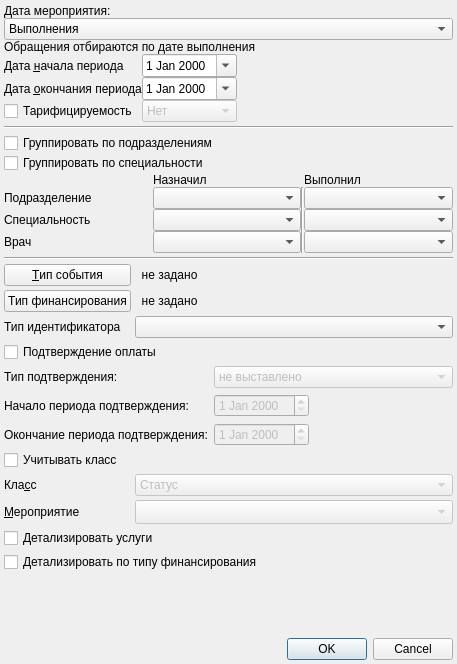
<?xml version="1.0" encoding="UTF-8"?>
<ui version="4.0">
 <class>ReportDoctorPreCalcSetupDialog</class>
 <widget class="QDialog" name="ReportDoctorPreCalcSetupDialog">
  <property name="geometry">
   <rect>
    <x>0</x>
    <y>0</y>
    <width>457</width>
    <height>664</height>
   </rect>
  </property>
  <property name="windowTitle">
   <string>Dialog</string>
  </property>
  <layout class="QGridLayout" name="gridLayout_3">
   <property name="margin">
    <number>4</number>
   </property>
   <property name="spacing">
    <number>4</number>
   </property>
   <item row="9" column="0" colspan="4">
    <widget class="QWidget" name="pnlPodtv" native="true">
     <layout class="QGridLayout" name="gridLayout_4">
      <property name="margin">
       <number>0</number>
      </property>
      <item row="1" column="0">
       <widget class="QLabel" name="lblBegDateConfirmation">
        <property name="enabled">
         <bool>true</bool>
        </property>
        <property name="text">
         <string>Начало периода подтверждения:</string>
        </property>
       </widget>
      </item>
      <item row="2" column="0">
       <widget class="QLabel" name="lblEndDateConfirmation">
        <property name="enabled">
         <bool>true</bool>
        </property>
        <property name="text">
         <string>Окончание периода подтверждения:</string>
        </property>
       </widget>
      </item>
      <item row="2" column="1">
       <widget class="CDateEdit" name="edtConfirmationEndDate">
        <property name="enabled">
         <bool>false</bool>
        </property>
        <property name="sizePolicy">
         <sizepolicy hsizetype="Maximum" vsizetype="Fixed">
          <horstretch>0</horstretch>
          <verstretch>0</verstretch>
         </sizepolicy>
        </property>
       </widget>
      </item>
      <item row="0" column="0">
       <widget class="QLabel" name="lblConfirmationType">
        <property name="enabled">
         <bool>true</bool>
        </property>
        <property name="sizePolicy">
         <sizepolicy hsizetype="Maximum" vsizetype="Preferred">
          <horstretch>0</horstretch>
          <verstretch>0</verstretch>
         </sizepolicy>
        </property>
        <property name="text">
         <string>Тип подтверждения:</string>
        </property>
       </widget>
      </item>
      <item row="2" column="2">
       <spacer name="horizontalSpacer">
        <property name="orientation">
         <enum>Qt::Horizontal</enum>
        </property>
        <property name="sizeHint" stdset="0">
         <size>
          <width>40</width>
          <height>20</height>
         </size>
        </property>
       </spacer>
      </item>
      <item row="1" column="1" colspan="2">
       <widget class="CDateEdit" name="edtConfirmationBegDate">
        <property name="enabled">
         <bool>false</bool>
        </property>
        <property name="sizePolicy">
         <sizepolicy hsizetype="Maximum" vsizetype="Fixed">
          <horstretch>0</horstretch>
          <verstretch>0</verstretch>
         </sizepolicy>
        </property>
       </widget>
      </item>
      <item row="0" column="1" colspan="2">
       <widget class="QComboBox" name="cmbConfirmationType">
        <property name="enabled">
         <bool>false</bool>
        </property>
        <property name="sizePolicy">
         <sizepolicy hsizetype="Expanding" vsizetype="Fixed">
          <horstretch>0</horstretch>
          <verstretch>0</verstretch>
         </sizepolicy>
        </property>
        <item>
         <property name="text">
          <string>не выставлено</string>
         </property>
        </item>
        <item>
         <property name="text">
          <string>выставлено</string>
         </property>
        </item>
        <item>
         <property name="text">
          <string>оплачено</string>
         </property>
        </item>
        <item>
         <property name="text">
          <string>отказано</string>
         </property>
        </item>
       </widget>
      </item>
     </layout>
    </widget>
   </item>
   <item row="0" column="0" colspan="4">
    <widget class="QWidget" name="pnlDate" native="true">
     <layout class="QGridLayout" name="gridLayout_2">
      <property name="margin">
       <number>0</number>
      </property>
      <property name="spacing">
       <number>0</number>
      </property>
      <item row="1" column="0" colspan="3">
       <widget class="QComboBox" name="cmbDateType">
        <item>
         <property name="text">
          <string>Выполнения</string>
         </property>
        </item>
        <item>
         <property name="text">
          <string>Назначения</string>
         </property>
        </item>
        <item>
         <property name="text">
          <string>Начала</string>
         </property>
        </item>
        <item>
         <property name="text">
          <string>Планирования</string>
         </property>
        </item>
       </widget>
      </item>
      <item row="4" column="0">
       <widget class="QLabel" name="lblEndDate">
        <property name="text">
         <string>Дата &amp;окончания периода</string>
        </property>
        <property name="buddy">
         <cstring>edtEndDate</cstring>
        </property>
       </widget>
      </item>
      <item row="3" column="0">
       <widget class="QLabel" name="lblBegDate">
        <property name="sizePolicy">
         <sizepolicy hsizetype="Maximum" vsizetype="Preferred">
          <horstretch>0</horstretch>
          <verstretch>0</verstretch>
         </sizepolicy>
        </property>
        <property name="text">
         <string>Дата &amp;начала периода</string>
        </property>
        <property name="buddy">
         <cstring>edtBegDate</cstring>
        </property>
       </widget>
      </item>
      <item row="4" column="1">
       <widget class="CDateEdit" name="edtEndDate">
        <property name="sizePolicy">
         <sizepolicy hsizetype="Maximum" vsizetype="Fixed">
          <horstretch>0</horstretch>
          <verstretch>0</verstretch>
         </sizepolicy>
        </property>
        <property name="calendarPopup">
         <bool>true</bool>
        </property>
       </widget>
      </item>
      <item row="3" column="2">
       <spacer name="horizontalSpacer_2">
        <property name="orientation">
         <enum>Qt::Horizontal</enum>
        </property>
        <property name="sizeHint" stdset="0">
         <size>
          <width>40</width>
          <height>20</height>
         </size>
        </property>
       </spacer>
      </item>
      <item row="3" column="1">
       <widget class="CDateEdit" name="edtBegDate">
        <property name="sizePolicy">
         <sizepolicy hsizetype="Maximum" vsizetype="Fixed">
          <horstretch>0</horstretch>
          <verstretch>0</verstretch>
         </sizepolicy>
        </property>
        <property name="calendarPopup">
         <bool>true</bool>
        </property>
       </widget>
      </item>
      <item row="0" column="0">
       <widget class="QLabel" name="lblDate">
        <property name="text">
         <string>Дата мероприятия:</string>
        </property>
       </widget>
      </item>
      <item row="5" column="0">
       <widget class="QCheckBox" name="chkTariffing">
        <property name="text">
         <string>Тарифицируемость</string>
        </property>
       </widget>
      </item>
      <item row="5" column="1">
       <widget class="QComboBox" name="cmbTariffing">
        <property name="enabled">
         <bool>false</bool>
        </property>
        <item>
         <property name="text">
          <string>Нет</string>
         </property>
        </item>
        <item>
         <property name="text">
          <string>Да</string>
         </property>
        </item>
       </widget>
      </item>
      <item row="2" column="0" colspan="3">
       <widget class="QLabel" name="label">
        <property name="text">
         <string>Обращения отбираются по дате выполнения</string>
        </property>
       </widget>
      </item>
     </layout>
    </widget>
   </item>
   <item row="19" column="0" colspan="4">
    <widget class="QDialogButtonBox" name="buttonBox">
     <property name="orientation">
      <enum>Qt::Horizontal</enum>
     </property>
     <property name="standardButtons">
      <set>QDialogButtonBox::Cancel|QDialogButtonBox::Ok</set>
     </property>
    </widget>
   </item>
   <item row="7" column="1" colspan="3">
    <widget class="CRBComboBox" name="cmbIdentifierType"/>
   </item>
   <item row="15" column="1" colspan="3">
    <widget class="CActionTypeComboBoxEx" name="cmbActionType">
     <property name="enabled">
      <bool>false</bool>
     </property>
     <property name="sizeAdjustPolicy">
      <enum>QComboBox::AdjustToMinimumContentsLengthWithIcon</enum>
     </property>
    </widget>
   </item>
   <item row="1" column="0" colspan="4">
    <widget class="Line" name="line">
     <property name="orientation">
      <enum>Qt::Horizontal</enum>
     </property>
    </widget>
   </item>
   <item row="14" column="1" colspan="3">
    <widget class="QComboBox" name="cmbActionTypeClass">
     <property name="enabled">
      <bool>false</bool>
     </property>
     <item>
      <property name="text">
       <string>Статус</string>
      </property>
     </item>
     <item>
      <property name="text">
       <string>Диагностика</string>
      </property>
     </item>
     <item>
      <property name="text">
       <string>Лечение</string>
      </property>
     </item>
     <item>
      <property name="text">
       <string>Прочие мероприятия</string>
      </property>
     </item>
    </widget>
   </item>
   <item row="8" column="0" colspan="3">
    <widget class="QCheckBox" name="chkConfirmation">
     <property name="text">
      <string>Подтверждение оплаты</string>
     </property>
    </widget>
   </item>
   <item row="14" column="0">
    <widget class="QLabel" name="lblActionTypeClass">
     <property name="text">
      <string>Кла&amp;сс</string>
     </property>
     <property name="buddy">
      <cstring>cmbActionTypeClass</cstring>
     </property>
    </widget>
   </item>
   <item row="7" column="0">
    <widget class="QLabel" name="lblIdentifierType">
     <property name="text">
      <string>Тип идентификатора</string>
     </property>
    </widget>
   </item>
   <item row="16" column="0" colspan="4">
    <widget class="QCheckBox" name="chkDetailActions">
     <property name="text">
      <string>Детализировать услуги</string>
     </property>
    </widget>
   </item>
   <item row="17" column="0" colspan="4">
    <widget class="QCheckBox" name="chkDetailFinance">
     <property name="text">
      <string>Детализировать по типу финансирования</string>
     </property>
    </widget>
   </item>
   <item row="15" column="0">
    <widget class="QLabel" name="lblActionType">
     <property name="text">
      <string>&amp;Мероприятие</string>
     </property>
     <property name="buddy">
      <cstring>cmbActionType</cstring>
     </property>
    </widget>
   </item>
   <item row="13" column="0" colspan="2">
    <widget class="QCheckBox" name="chkActionClass">
     <property name="text">
      <string>Учитывать класс</string>
     </property>
    </widget>
   </item>
   <item row="2" column="0" rowspan="2" colspan="4">
    <widget class="QWidget" name="pnlPerson" native="true">
     <layout class="QGridLayout" name="gridLayout">
      <property name="margin">
       <number>0</number>
      </property>
      <property name="spacing">
       <number>0</number>
      </property>
      <item row="4" column="0">
       <widget class="QLabel" name="lblSpeciality">
        <property name="text">
         <string>Специальность</string>
        </property>
       </widget>
      </item>
      <item row="3" column="3">
       <widget class="COrgStructureComboBox" name="cmbOrgStructure"/>
      </item>
      <item row="5" column="3">
       <widget class="CPersonComboBoxEx" name="cmbPerson"/>
      </item>
      <item row="5" column="0">
       <widget class="QLabel" name="lblDoctor">
        <property name="text">
         <string>Врач</string>
        </property>
       </widget>
      </item>
      <item row="2" column="1">
       <widget class="QLabel" name="lblSetPerson">
        <property name="text">
         <string>Назначил</string>
        </property>
       </widget>
      </item>
      <item row="4" column="1">
       <widget class="CRBComboBox" name="cmbSetSpeciality"/>
      </item>
      <item row="4" column="3">
       <widget class="CRBComboBox" name="cmbSpeciality"/>
      </item>
      <item row="3" column="2" rowspan="3">
       <widget class="Line" name="line_3">
        <property name="orientation">
         <enum>Qt::Vertical</enum>
        </property>
       </widget>
      </item>
      <item row="5" column="1">
       <widget class="CPersonComboBoxEx" name="cmbSetPerson"/>
      </item>
      <item row="2" column="3">
       <widget class="QLabel" name="lblPerson">
        <property name="text">
         <string>Выполнил</string>
        </property>
       </widget>
      </item>
      <item row="3" column="1">
       <widget class="COrgStructureComboBox" name="cmbSetOrgStructure"/>
      </item>
      <item row="3" column="0">
       <widget class="QLabel" name="lblOrgStructure">
        <property name="text">
         <string>Подразделение</string>
        </property>
       </widget>
      </item>
      <item row="0" column="0" colspan="4">
       <widget class="QCheckBox" name="chkDetailOrgStructure">
        <property name="enabled">
         <bool>true</bool>
        </property>
        <property name="text">
         <string>Группировать по подразделениям</string>
        </property>
       </widget>
      </item>
      <item row="1" column="0" colspan="4">
       <widget class="QCheckBox" name="chkDetailSpeciality">
        <property name="text">
         <string>Группировать по специальности</string>
        </property>
       </widget>
      </item>
     </layout>
    </widget>
   </item>
   <item row="18" column="1">
    <spacer name="verticalSpacer">
     <property name="orientation">
      <enum>Qt::Vertical</enum>
     </property>
     <property name="sizeHint" stdset="0">
      <size>
       <width>20</width>
       <height>40</height>
      </size>
     </property>
    </spacer>
   </item>
   <item row="4" column="0" colspan="4">
    <widget class="Line" name="line_2">
     <property name="orientation">
      <enum>Qt::Horizontal</enum>
     </property>
    </widget>
   </item>
   <item row="6" column="0">
    <widget class="QPushButton" name="btnFinanceTypeList">
     <property name="text">
      <string>Тип финансирования</string>
     </property>
    </widget>
   </item>
   <item row="6" column="1" colspan="3">
    <widget class="QLabel" name="lblFinanceTypeList">
     <property name="text">
      <string>  не задано</string>
     </property>
     <property name="wordWrap">
      <bool>true</bool>
     </property>
    </widget>
   </item>
   <item row="5" column="0">
    <widget class="QPushButton" name="btnEventTypeList">
     <property name="text">
      <string>&amp;Тип события</string>
     </property>
    </widget>
   </item>
   <item row="5" column="1" colspan="3">
    <widget class="QLabel" name="lblEventTypeList">
     <property name="text">
      <string>  не задано</string>
     </property>
     <property name="wordWrap">
      <bool>true</bool>
     </property>
    </widget>
   </item>
  </layout>
 </widget>
 <customwidgets>
  <customwidget>
   <class>COrgStructureComboBox</class>
   <extends>QComboBox</extends>
   <header>Orgs/OrgStructComboBoxes.h</header>
  </customwidget>
  <customwidget>
   <class>CRBComboBox</class>
   <extends>QComboBox</extends>
   <header>library/crbcombobox.h</header>
  </customwidget>
  <customwidget>
   <class>CDateEdit</class>
   <extends>QDateEdit</extends>
   <header>library/DateEdit</header>
  </customwidget>
  <customwidget>
   <class>CPersonComboBoxEx</class>
   <extends>QComboBox</extends>
   <header>Orgs/PersonComboBoxEx.h</header>
  </customwidget>
  <customwidget>
   <class>CActionTypeComboBoxEx</class>
   <extends>QComboBox</extends>
   <header>Events/ActionTypeComboBoxEx.h</header>
  </customwidget>
 </customwidgets>
 <tabstops>
  <tabstop>cmbDateType</tabstop>
  <tabstop>edtBegDate</tabstop>
  <tabstop>edtEndDate</tabstop>
  <tabstop>chkTariffing</tabstop>
  <tabstop>cmbTariffing</tabstop>
  <tabstop>chkDetailOrgStructure</tabstop>
  <tabstop>chkDetailSpeciality</tabstop>
  <tabstop>cmbSetOrgStructure</tabstop>
  <tabstop>cmbOrgStructure</tabstop>
  <tabstop>cmbSetSpeciality</tabstop>
  <tabstop>cmbSpeciality</tabstop>
  <tabstop>cmbSetPerson</tabstop>
  <tabstop>cmbPerson</tabstop>
  <tabstop>btnEventTypeList</tabstop>
  <tabstop>btnFinanceTypeList</tabstop>
  <tabstop>cmbIdentifierType</tabstop>
  <tabstop>chkConfirmation</tabstop>
  <tabstop>cmbConfirmationType</tabstop>
  <tabstop>edtConfirmationBegDate</tabstop>
  <tabstop>edtConfirmationEndDate</tabstop>
  <tabstop>chkActionClass</tabstop>
  <tabstop>cmbActionTypeClass</tabstop>
  <tabstop>cmbActionType</tabstop>
  <tabstop>chkDetailActions</tabstop>
  <tabstop>chkDetailFinance</tabstop>
  <tabstop>buttonBox</tabstop>
 </tabstops>
 <resources/>
 <connections>
  <connection>
   <sender>buttonBox</sender>
   <signal>accepted()</signal>
   <receiver>ReportDoctorPreCalcSetupDialog</receiver>
   <slot>accept()</slot>
   <hints>
    <hint type="sourcelabel">
     <x>230</x>
     <y>569</y>
    </hint>
    <hint type="destinationlabel">
     <x>157</x>
     <y>274</y>
    </hint>
   </hints>
  </connection>
  <connection>
   <sender>buttonBox</sender>
   <signal>rejected()</signal>
   <receiver>ReportDoctorPreCalcSetupDialog</receiver>
   <slot>reject()</slot>
   <hints>
    <hint type="sourcelabel">
     <x>298</x>
     <y>569</y>
    </hint>
    <hint type="destinationlabel">
     <x>286</x>
     <y>274</y>
    </hint>
   </hints>
  </connection>
  <connection>
   <sender>chkConfirmation</sender>
   <signal>toggled(bool)</signal>
   <receiver>cmbConfirmationType</receiver>
   <slot>setEnabled(bool)</slot>
   <hints>
    <hint type="sourcelabel">
     <x>144</x>
     <y>299</y>
    </hint>
    <hint type="destinationlabel">
     <x>452</x>
     <y>325</y>
    </hint>
   </hints>
  </connection>
  <connection>
   <sender>chkConfirmation</sender>
   <signal>toggled(bool)</signal>
   <receiver>edtConfirmationBegDate</receiver>
   <slot>setEnabled(bool)</slot>
   <hints>
    <hint type="sourcelabel">
     <x>92</x>
     <y>299</y>
    </hint>
    <hint type="destinationlabel">
     <x>316</x>
     <y>351</y>
    </hint>
   </hints>
  </connection>
  <connection>
   <sender>chkConfirmation</sender>
   <signal>toggled(bool)</signal>
   <receiver>edtConfirmationEndDate</receiver>
   <slot>setEnabled(bool)</slot>
   <hints>
    <hint type="sourcelabel">
     <x>49</x>
     <y>299</y>
    </hint>
    <hint type="destinationlabel">
     <x>316</x>
     <y>377</y>
    </hint>
   </hints>
  </connection>
  <connection>
   <sender>chkActionClass</sender>
   <signal>toggled(bool)</signal>
   <receiver>cmbActionTypeClass</receiver>
   <slot>setEnabled(bool)</slot>
   <hints>
    <hint type="sourcelabel">
     <x>58</x>
     <y>428</y>
    </hint>
    <hint type="destinationlabel">
     <x>329</x>
     <y>454</y>
    </hint>
   </hints>
  </connection>
  <connection>
   <sender>chkActionClass</sender>
   <signal>toggled(bool)</signal>
   <receiver>cmbActionType</receiver>
   <slot>setEnabled(bool)</slot>
   <hints>
    <hint type="sourcelabel">
     <x>36</x>
     <y>428</y>
    </hint>
    <hint type="destinationlabel">
     <x>301</x>
     <y>480</y>
    </hint>
   </hints>
  </connection>
  <connection>
   <sender>chkTariffing</sender>
   <signal>toggled(bool)</signal>
   <receiver>cmbTariffing</receiver>
   <slot>setEnabled(bool)</slot>
   <hints>
    <hint type="sourcelabel">
     <x>15</x>
     <y>97</y>
    </hint>
    <hint type="destinationlabel">
     <x>172</x>
     <y>88</y>
    </hint>
   </hints>
  </connection>
 </connections>
</ui>
